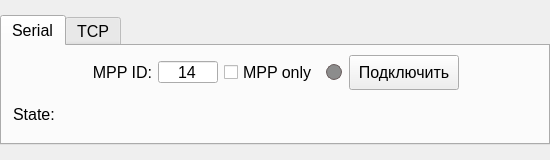
<?xml version="1.0" encoding="UTF-8"?>
<ui version="4.0">
 <class>Form</class>
 <widget class="QWidget" name="Form">
  <property name="geometry">
   <rect>
    <x>0</x>
    <y>0</y>
    <width>550</width>
    <height>160</height>
   </rect>
  </property>
  <property name="sizePolicy">
   <sizepolicy hsizetype="Expanding" vsizetype="Expanding">
    <horstretch>0</horstretch>
    <verstretch>0</verstretch>
   </sizepolicy>
  </property>
  <property name="minimumSize">
   <size>
    <width>550</width>
    <height>160</height>
   </size>
  </property>
  <property name="windowTitle">
   <string>Form</string>
  </property>
  <layout class="QVBoxLayout" name="verticalLayout">
   <property name="spacing">
    <number>0</number>
   </property>
   <property name="leftMargin">
    <number>0</number>
   </property>
   <property name="topMargin">
    <number>0</number>
   </property>
   <property name="rightMargin">
    <number>0</number>
   </property>
   <property name="bottomMargin">
    <number>0</number>
   </property>
   <item>
    <layout class="QGridLayout" name="gridLayout">
     <property name="leftMargin">
      <number>0</number>
     </property>
     <property name="topMargin">
      <number>0</number>
     </property>
     <property name="rightMargin">
      <number>0</number>
     </property>
     <property name="bottomMargin">
      <number>0</number>
     </property>
     <item row="0" column="0">
      <widget class="QTabWidget" name="tabWidget_serial">
       <property name="sizePolicy">
        <sizepolicy hsizetype="Preferred" vsizetype="Maximum">
         <horstretch>0</horstretch>
         <verstretch>0</verstretch>
        </sizepolicy>
       </property>
       <property name="minimumSize">
        <size>
         <width>510</width>
         <height>130</height>
        </size>
       </property>
       <property name="font">
        <font>
         <pointsize>12</pointsize>
        </font>
       </property>
       <property name="currentIndex">
        <number>0</number>
       </property>
       <property name="elideMode">
        <enum>Qt::ElideLeft</enum>
       </property>
       <widget class="QWidget" name="tab_serial">
        <attribute name="title">
         <string>Serial</string>
        </attribute>
        <layout class="QVBoxLayout" name="verticalLayout_2">
         <item>
          <layout class="QHBoxLayout" name="horizontalLayout_w" stretch="2,1,1,1,0,1,1,1,1,0,1,2">
           <item>
            <spacer name="horizontalSpacer_2">
             <property name="orientation">
              <enum>Qt::Horizontal</enum>
             </property>
             <property name="sizeHint" stdset="0">
              <size>
               <width>40</width>
               <height>20</height>
              </size>
             </property>
            </spacer>
           </item>
           <item>
            <widget class="QLabel" name="label_10">
             <property name="sizePolicy">
              <sizepolicy hsizetype="Fixed" vsizetype="Fixed">
               <horstretch>0</horstretch>
               <verstretch>0</verstretch>
              </sizepolicy>
             </property>
             <property name="font">
              <font>
               <pointsize>12</pointsize>
              </font>
             </property>
             <property name="text">
              <string>MPP ID:</string>
             </property>
             <property name="alignment">
              <set>Qt::AlignRight|Qt::AlignTrailing|Qt::AlignVCenter</set>
             </property>
            </widget>
           </item>
           <item>
            <widget class="AutoSizeLineEdit" name="lineEdit_ID_w">
             <property name="sizePolicy">
              <sizepolicy hsizetype="Expanding" vsizetype="Expanding">
               <horstretch>0</horstretch>
               <verstretch>0</verstretch>
              </sizepolicy>
             </property>
             <property name="minimumSize">
              <size>
               <width>60</width>
               <height>22</height>
              </size>
             </property>
             <property name="maximumSize">
              <size>
               <width>35</width>
               <height>22</height>
              </size>
             </property>
             <property name="font">
              <font>
               <pointsize>12</pointsize>
              </font>
             </property>
             <property name="styleSheet">
              <string notr="true"/>
             </property>
             <property name="text">
              <string>14</string>
             </property>
             <property name="alignment">
              <set>Qt::AlignCenter</set>
             </property>
            </widget>
           </item>
           <item>
            <spacer name="horizontalSpacer_5">
             <property name="orientation">
              <enum>Qt::Horizontal</enum>
             </property>
             <property name="sizeType">
              <enum>QSizePolicy::Fixed</enum>
             </property>
             <property name="sizeHint" stdset="0">
              <size>
               <width>0</width>
               <height>20</height>
              </size>
             </property>
            </spacer>
           </item>
           <item>
            <widget class="QCheckBox" name="checkBox_mpp_only">
             <property name="font">
              <font>
               <pointsize>12</pointsize>
              </font>
             </property>
             <property name="text">
              <string>MPP only</string>
             </property>
            </widget>
           </item>
           <item>
            <spacer name="horizontalSpacer">
             <property name="orientation">
              <enum>Qt::Horizontal</enum>
             </property>
             <property name="sizeType">
              <enum>QSizePolicy::Fixed</enum>
             </property>
             <property name="sizeHint" stdset="0">
              <size>
               <width>1</width>
               <height>20</height>
              </size>
             </property>
            </spacer>
           </item>
           <item>
            <layout class="QHBoxLayout" name="horizontalLayout_comport">
             <property name="spacing">
              <number>0</number>
             </property>
             <property name="sizeConstraint">
              <enum>QLayout::SetDefaultConstraint</enum>
             </property>
            </layout>
           </item>
           <item>
            <spacer name="horizontalSpacer_10">
             <property name="orientation">
              <enum>Qt::Horizontal</enum>
             </property>
             <property name="sizeType">
              <enum>QSizePolicy::Fixed</enum>
             </property>
             <property name="sizeHint" stdset="0">
              <size>
               <width>1</width>
               <height>20</height>
              </size>
             </property>
            </spacer>
           </item>
           <item>
            <widget class="QWidget" name="widget_led_w" native="true">
             <property name="sizePolicy">
              <sizepolicy hsizetype="Expanding" vsizetype="Expanding">
               <horstretch>0</horstretch>
               <verstretch>0</verstretch>
              </sizepolicy>
             </property>
             <property name="minimumSize">
              <size>
               <width>16</width>
               <height>16</height>
              </size>
             </property>
             <property name="styleSheet">
              <string notr="true">QWidget{
    background-color: #8C8C8C;
    border-radius: 8px;
    border: 1px solid #6C6060;
	max-width: 14px; 
	max-height: 14px;
	min-width: 14px; 
	min-height: 14px;
}</string>
             </property>
            </widget>
           </item>
           <item>
            <spacer name="horizontalSpacer_w_2">
             <property name="orientation">
              <enum>Qt::Horizontal</enum>
             </property>
             <property name="sizeType">
              <enum>QSizePolicy::Minimum</enum>
             </property>
             <property name="sizeHint" stdset="0">
              <size>
               <width>1</width>
               <height>2</height>
              </size>
             </property>
            </spacer>
           </item>
           <item>
            <widget class="QPushButton" name="pushButton_connect_w">
             <property name="sizePolicy">
              <sizepolicy hsizetype="Expanding" vsizetype="Expanding">
               <horstretch>0</horstretch>
               <verstretch>0</verstretch>
              </sizepolicy>
             </property>
             <property name="minimumSize">
              <size>
               <width>110</width>
               <height>30</height>
              </size>
             </property>
             <property name="maximumSize">
              <size>
               <width>110</width>
               <height>35</height>
              </size>
             </property>
             <property name="font">
              <font>
               <pointsize>12</pointsize>
              </font>
             </property>
             <property name="text">
              <string>Подключить</string>
             </property>
            </widget>
           </item>
           <item>
            <spacer name="horizontalSpacer_8">
             <property name="orientation">
              <enum>Qt::Horizontal</enum>
             </property>
             <property name="sizeHint" stdset="0">
              <size>
               <width>40</width>
               <height>20</height>
              </size>
             </property>
            </spacer>
           </item>
          </layout>
         </item>
         <item>
          <layout class="QHBoxLayout" name="horizontalLayout_w_2">
           <property name="spacing">
            <number>2</number>
           </property>
           <property name="leftMargin">
            <number>2</number>
           </property>
           <property name="topMargin">
            <number>2</number>
           </property>
           <property name="rightMargin">
            <number>2</number>
           </property>
           <property name="bottomMargin">
            <number>2</number>
           </property>
           <item>
            <widget class="QLabel" name="label_state_w">
             <property name="sizePolicy">
              <sizepolicy hsizetype="Expanding" vsizetype="Expanding">
               <horstretch>0</horstretch>
               <verstretch>0</verstretch>
              </sizepolicy>
             </property>
             <property name="minimumSize">
              <size>
               <width>60</width>
               <height>22</height>
              </size>
             </property>
             <property name="font">
              <font>
               <pointsize>12</pointsize>
              </font>
             </property>
             <property name="focusPolicy">
              <enum>Qt::WheelFocus</enum>
             </property>
             <property name="text">
              <string>State:</string>
             </property>
            </widget>
           </item>
           <item>
            <spacer name="horizontalSpacer_w">
             <property name="orientation">
              <enum>Qt::Horizontal</enum>
             </property>
             <property name="sizeHint" stdset="0">
              <size>
               <width>40</width>
               <height>20</height>
              </size>
             </property>
            </spacer>
           </item>
          </layout>
         </item>
        </layout>
       </widget>
       <widget class="QWidget" name="tab_tcp">
        <attribute name="title">
         <string>TCP</string>
        </attribute>
        <layout class="QVBoxLayout" name="verticalLayout_3">
         <item>
          <layout class="QHBoxLayout" name="horizontalLayout_w_3" stretch="2,1,1,1,1,1,1,1,0,2">
           <item>
            <spacer name="horizontalSpacer_3">
             <property name="orientation">
              <enum>Qt::Horizontal</enum>
             </property>
             <property name="sizeType">
              <enum>QSizePolicy::Expanding</enum>
             </property>
             <property name="sizeHint" stdset="0">
              <size>
               <width>40</width>
               <height>20</height>
              </size>
             </property>
            </spacer>
           </item>
           <item>
            <widget class="QLabel" name="label_ip">
             <property name="sizePolicy">
              <sizepolicy hsizetype="Minimum" vsizetype="Expanding">
               <horstretch>0</horstretch>
               <verstretch>0</verstretch>
              </sizepolicy>
             </property>
             <property name="maximumSize">
              <size>
               <width>41</width>
               <height>23</height>
              </size>
             </property>
             <property name="font">
              <font>
               <pointsize>12</pointsize>
              </font>
             </property>
             <property name="text">
              <string>IP:</string>
             </property>
             <property name="alignment">
              <set>Qt::AlignRight|Qt::AlignTrailing|Qt::AlignVCenter</set>
             </property>
            </widget>
           </item>
           <item>
            <widget class="AutoSizeLineEdit" name="lineEdit_ip">
             <property name="sizePolicy">
              <sizepolicy hsizetype="Expanding" vsizetype="Expanding">
               <horstretch>0</horstretch>
               <verstretch>0</verstretch>
              </sizepolicy>
             </property>
             <property name="minimumSize">
              <size>
               <width>60</width>
               <height>22</height>
              </size>
             </property>
             <property name="maximumSize">
              <size>
               <width>35</width>
               <height>22</height>
              </size>
             </property>
             <property name="font">
              <font>
               <pointsize>12</pointsize>
              </font>
             </property>
             <property name="styleSheet">
              <string notr="true"/>
             </property>
             <property name="text">
              <string>192.168.3.1</string>
             </property>
             <property name="alignment">
              <set>Qt::AlignCenter</set>
             </property>
            </widget>
           </item>
           <item>
            <widget class="QLabel" name="label_13">
             <property name="sizePolicy">
              <sizepolicy hsizetype="Minimum" vsizetype="Expanding">
               <horstretch>0</horstretch>
               <verstretch>0</verstretch>
              </sizepolicy>
             </property>
             <property name="maximumSize">
              <size>
               <width>40</width>
               <height>23</height>
              </size>
             </property>
             <property name="font">
              <font>
               <pointsize>12</pointsize>
              </font>
             </property>
             <property name="text">
              <string>Порт:</string>
             </property>
             <property name="alignment">
              <set>Qt::AlignRight|Qt::AlignTrailing|Qt::AlignVCenter</set>
             </property>
            </widget>
           </item>
           <item>
            <widget class="AutoSizeLineEdit" name="lineEdit_tcp_port">
             <property name="sizePolicy">
              <sizepolicy hsizetype="Expanding" vsizetype="Expanding">
               <horstretch>0</horstretch>
               <verstretch>0</verstretch>
              </sizepolicy>
             </property>
             <property name="minimumSize">
              <size>
               <width>60</width>
               <height>22</height>
              </size>
             </property>
             <property name="maximumSize">
              <size>
               <width>35</width>
               <height>22</height>
              </size>
             </property>
             <property name="font">
              <font>
               <pointsize>12</pointsize>
              </font>
             </property>
             <property name="styleSheet">
              <string notr="true"/>
             </property>
             <property name="text">
              <string>5012</string>
             </property>
             <property name="alignment">
              <set>Qt::AlignCenter</set>
             </property>
            </widget>
           </item>
           <item>
            <spacer name="horizontalSpacer_6">
             <property name="orientation">
              <enum>Qt::Horizontal</enum>
             </property>
             <property name="sizeType">
              <enum>QSizePolicy::Fixed</enum>
             </property>
             <property name="sizeHint" stdset="0">
              <size>
               <width>0</width>
               <height>20</height>
              </size>
             </property>
            </spacer>
           </item>
           <item>
            <widget class="QWidget" name="widget_led_tcp" native="true">
             <property name="sizePolicy">
              <sizepolicy hsizetype="Expanding" vsizetype="Expanding">
               <horstretch>0</horstretch>
               <verstretch>0</verstretch>
              </sizepolicy>
             </property>
             <property name="minimumSize">
              <size>
               <width>16</width>
               <height>16</height>
              </size>
             </property>
             <property name="styleSheet">
              <string notr="true">QWidget{
    background-color: #8C8C8C;
    border-radius: 8px;
    border: 1px solid #6C6060;
	max-width: 14px; 
	max-height: 14px;
	min-width: 14px; 
	min-height: 14px;
}</string>
             </property>
            </widget>
           </item>
           <item>
            <widget class="QPushButton" name="pushButton_connect_tcp">
             <property name="sizePolicy">
              <sizepolicy hsizetype="Expanding" vsizetype="Expanding">
               <horstretch>0</horstretch>
               <verstretch>0</verstretch>
              </sizepolicy>
             </property>
             <property name="minimumSize">
              <size>
               <width>110</width>
               <height>35</height>
              </size>
             </property>
             <property name="maximumSize">
              <size>
               <width>110</width>
               <height>35</height>
              </size>
             </property>
             <property name="font">
              <font>
               <pointsize>12</pointsize>
              </font>
             </property>
             <property name="text">
              <string>Подключить</string>
             </property>
            </widget>
           </item>
           <item>
            <widget class="QCheckBox" name="checkBox_host">
             <property name="text">
              <string>Хост</string>
             </property>
            </widget>
           </item>
           <item>
            <spacer name="horizontalSpacer_7">
             <property name="orientation">
              <enum>Qt::Horizontal</enum>
             </property>
             <property name="sizeType">
              <enum>QSizePolicy::Expanding</enum>
             </property>
             <property name="sizeHint" stdset="0">
              <size>
               <width>40</width>
               <height>20</height>
              </size>
             </property>
            </spacer>
           </item>
          </layout>
         </item>
         <item>
          <layout class="QHBoxLayout" name="horizontalLayout">
           <property name="leftMargin">
            <number>2</number>
           </property>
           <property name="topMargin">
            <number>2</number>
           </property>
           <property name="rightMargin">
            <number>2</number>
           </property>
           <property name="bottomMargin">
            <number>2</number>
           </property>
           <item>
            <widget class="QLabel" name="label_tcp">
             <property name="sizePolicy">
              <sizepolicy hsizetype="Expanding" vsizetype="Expanding">
               <horstretch>0</horstretch>
               <verstretch>0</verstretch>
              </sizepolicy>
             </property>
             <property name="minimumSize">
              <size>
               <width>60</width>
               <height>22</height>
              </size>
             </property>
             <property name="text">
              <string>State:</string>
             </property>
            </widget>
           </item>
           <item>
            <spacer name="horizontalSpacer_4">
             <property name="orientation">
              <enum>Qt::Horizontal</enum>
             </property>
             <property name="sizeHint" stdset="0">
              <size>
               <width>40</width>
               <height>20</height>
              </size>
             </property>
            </spacer>
           </item>
          </layout>
         </item>
        </layout>
       </widget>
      </widget>
     </item>
    </layout>
   </item>
  </layout>
 </widget>
 <customwidgets>
  <customwidget>
   <class>AutoSizeLineEdit</class>
   <extends>QLineEdit</extends>
   <header>app.plugins.connection.QLineEdit_custom_resize</header>
  </customwidget>
 </customwidgets>
 <resources/>
 <connections/>
</ui>
